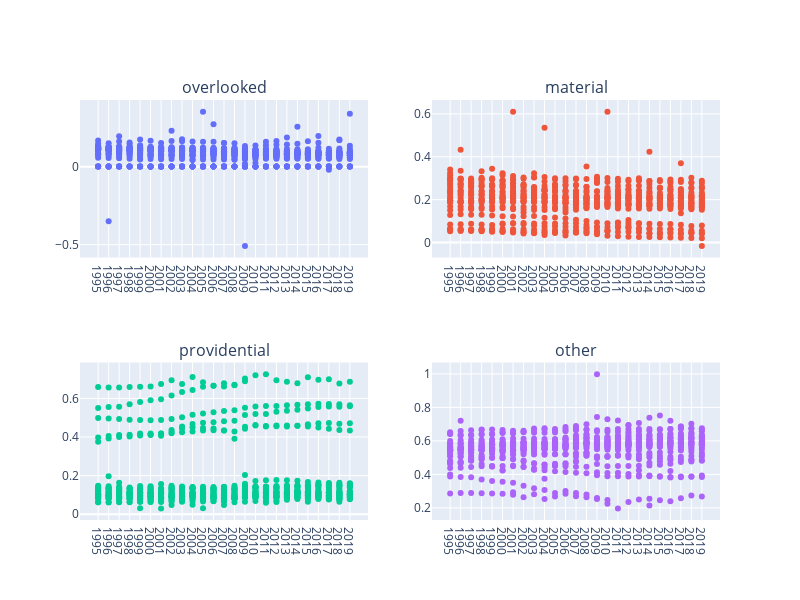

This figure's notebook cell:
### Markdown cell above
Same for accounts data

### Code cell
foundational_df_no_transformations_accounts_selected_years = foundational_df_no_transformations_accounts[foundational_df_no_transformations_accounts['TIME_PERIOD'].isin(time_periods_accounts)]
foundational_df_no_transformations_accounts
create_scatter_plots_grid(foundational_df_no_transformations_accounts_selected_years, 'TIME_PERIOD', ['overlooked', 'material', 'providential', 'other'], time_periods_accounts)

### Figure 1 — Plotly figure (JSON) as saved in the notebook; plotly's stock layout.template omitted (floating-point values rounded to 4 significant figures; data arrays with more than 128 entries replaced by an {"elided": "..."} marker saying what was removed)
{"data": [{"hovertext": {"elided": "725 str values"}, "mode": "markers", "name": "overlooked", "type": "scatter", "x": {"elided": "725 int values"}, "xaxis": "x", "y": {"elided": "725 float values"}, "yaxis": "y"}, {"hovertext": {"elided": "725 str values"}, "mode": "markers", "name": "material", "type": "scatter", "x": {"elided": "725 int values"}, "xaxis": "x2", "y": {"elided": "725 float values"}, "yaxis": "y2"}, {"hovertext": {"elided": "725 str values"}, "mode": "markers", "name": "providential", "type": "scatter", "x": {"elided": "725 int values"}, "xaxis": "x3", "y": {"elided": "725 float values"}, "yaxis": "y3"}, {"hovertext": {"elided": "725 str values"}, "mode": "markers", "name": "other", "type": "scatter", "x": {"elided": "725 int values"}, "xaxis": "x4", "y": {"elided": "725 float values"}, "yaxis": "y4"}], "layout": {"annotations": [{"font": {"size": 16}, "showarrow": false, "text": "overlooked", "x": 0.225, "xanchor": "center", "xref": "paper", "y": 1, "yanchor": "bottom", "yref": "paper"}, {"font": {"size": 16}, "showarrow": false, "text": "material", "x": 0.775, "xanchor": "center", "xref": "paper", "y": 1, "yanchor": "bottom", "yref": "paper"}, {"font": {"size": 16}, "showarrow": false, "text": "providential", "x": 0.225, "xanchor": "center", "xref": "paper", "y": 0.375, "yanchor": "bottom", "yref": "paper"}, {"font": {"size": 16}, "showarrow": false, "text": "other", "x": 0.775, "xanchor": "center", "xref": "paper", "y": 0.375, "yanchor": "bottom", "yref": "paper"}], "height": 600, "showlegend": false, "width": 800, "xaxis": {"anchor": "y", "domain": [0, 0.45], "tickvals": [1995, 1996, 1997, 1998, 1999, 2000, 2001, 2002, 2003, 2004, 2005, 2006, 2007, 2008, 2009, 2010, 2011, 2012, 2013, 2014, 2015, 2016, 2017, 2018, 2019]}, "xaxis2": {"anchor": "y2", "domain": [0.55, 1], "tickvals": [1995, 1996, 1997, 1998, 1999, 2000, 2001, 2002, 2003, 2004, 2005, 2006, 2007, 2008, 2009, 2010, 2011, 2012, 2013, 2014, 2015, 2016, 2017, 2018, 2019]}, "xaxis3": {"anchor": "y3", "domain": [0, 0.45], "tickvals": [1995, 1996, 1997, 1998, 1999, 2000, 2001, 2002, 2003, 2004, 2005, 2006, 2007, 2008, 2009, 2010, 2011, 2012, 2013, 2014, 2015, 2016, 2017, 2018, 2019]}, "xaxis4": {"anchor": "y4", "domain": [0.55, 1], "tickvals": [1995, 1996, 1997, 1998, 1999, 2000, 2001, 2002, 2003, 2004, 2005, 2006, 2007, 2008, 2009, 2010, 2011, 2012, 2013, 2014, 2015, 2016, 2017, 2018, 2019]}, "yaxis": {"anchor": "x", "domain": [0.625, 1]}, "yaxis2": {"anchor": "x2", "domain": [0.625, 1]}, "yaxis3": {"anchor": "x3", "domain": [0, 0.375]}, "yaxis4": {"anchor": "x4", "domain": [0, 0.375]}}}
